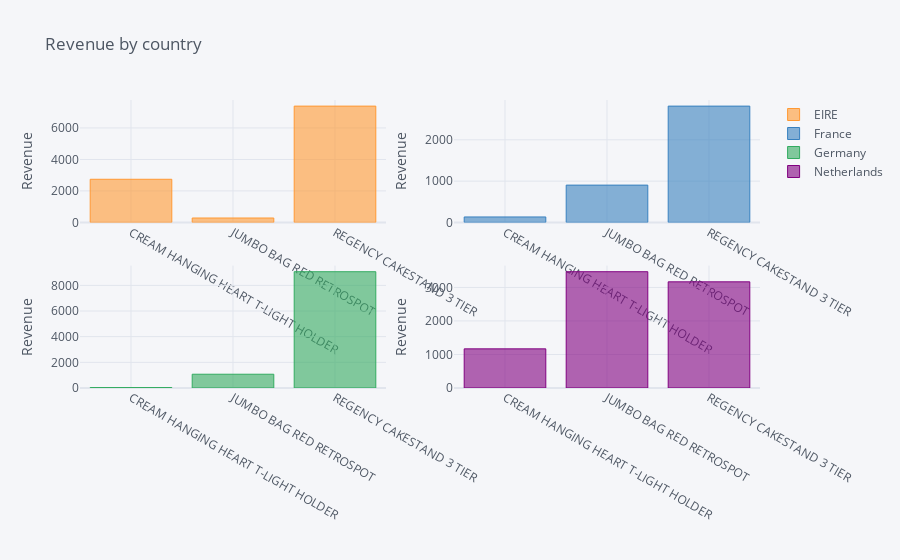

The notebook cell saved with this chart:
### Code cell
#Hacemos el plot de barras. Queda fatal por la leyenda

df5_pivot.iplot(kind='bar', 
                subplots=True, 
                yTitle='Revenue', 
                title='Revenue by country')

### Figure 1 — Plotly figure (JSON) as saved in the notebook; plotly's stock layout.template omitted (floating-point values rounded to 4 significant figures)
{"data": [{"marker": {"color": "rgba(255, 153, 51, 0.6)", "line": {"color": "rgba(255, 153, 51, 1.0)", "width": 1}}, "name": "EIRE", "orientation": "v", "text": "", "type": "bar", "x": ["CREAM HANGING HEART T-LIGHT HOLDER", "JUMBO BAG RED RETROSPOT", "REGENCY CAKESTAND 3 TIER"], "xaxis": "x", "y": [2741.0, 278.7, 7389.0], "yaxis": "y"}, {"marker": {"color": "rgba(55, 128, 191, 0.6)", "line": {"color": "rgba(55, 128, 191, 1.0)", "width": 1}}, "name": "France", "orientation": "v", "text": "", "type": "bar", "x": ["CREAM HANGING HEART T-LIGHT HOLDER", "JUMBO BAG RED RETROSPOT", "REGENCY CAKESTAND 3 TIER"], "xaxis": "x2", "y": [131.8, 903.4, 2817.0], "yaxis": "y2"}, {"marker": {"color": "rgba(50, 171, 96, 0.6)", "line": {"color": "rgba(50, 171, 96, 1.0)", "width": 1}}, "name": "Germany", "orientation": "v", "text": "", "type": "bar", "x": ["CREAM HANGING HEART T-LIGHT HOLDER", "JUMBO BAG RED RETROSPOT", "REGENCY CAKESTAND 3 TIER"], "xaxis": "x3", "y": [35.4, 1073.0, 9062.0], "yaxis": "y3"}, {"marker": {"color": "rgba(128, 0, 128, 0.6)", "line": {"color": "rgba(128, 0, 128, 1.0)", "width": 1}}, "name": "Netherlands", "orientation": "v", "text": "", "type": "bar", "x": ["CREAM HANGING HEART T-LIGHT HOLDER", "JUMBO BAG RED RETROSPOT", "REGENCY CAKESTAND 3 TIER"], "xaxis": "x4", "y": [1167, 3468, 3166.0], "yaxis": "y4"}], "layout": {"legend": {"bgcolor": "#F5F6F9", "font": {"color": "#4D5663"}}, "paper_bgcolor": "#F5F6F9", "plot_bgcolor": "#F5F6F9", "title": {"font": {"color": "#4D5663"}, "text": "Revenue by country"}, "xaxis": {"anchor": "y", "domain": [0, 0.45], "gridcolor": "#E1E5ED", "showgrid": true, "tickfont": {"color": "#4D5663"}, "title": {"font": {"color": "#4D5663"}, "text": ""}, "zerolinecolor": "#E1E5ED"}, "xaxis2": {"anchor": "y2", "domain": [0.55, 1], "gridcolor": "#E1E5ED", "showgrid": true, "tickfont": {"color": "#4D5663"}, "title": {"font": {"color": "#4D5663"}, "text": ""}, "zerolinecolor": "#E1E5ED"}, "xaxis3": {"anchor": "y3", "domain": [0, 0.45], "gridcolor": "#E1E5ED", "showgrid": true, "tickfont": {"color": "#4D5663"}, "title": {"font": {"color": "#4D5663"}, "text": ""}, "zerolinecolor": "#E1E5ED"}, "xaxis4": {"anchor": "y4", "domain": [0.55, 1], "gridcolor": "#E1E5ED", "showgrid": true, "tickfont": {"color": "#4D5663"}, "title": {"font": {"color": "#4D5663"}, "text": ""}, "zerolinecolor": "#E1E5ED"}, "yaxis": {"anchor": "x", "domain": [0.575, 1], "gridcolor": "#E1E5ED", "showgrid": true, "tickfont": {"color": "#4D5663"}, "title": {"font": {"color": "#4D5663"}, "text": "Revenue"}, "zerolinecolor": "#E1E5ED"}, "yaxis2": {"anchor": "x2", "domain": [0.575, 1], "gridcolor": "#E1E5ED", "showgrid": true, "tickfont": {"color": "#4D5663"}, "title": {"font": {"color": "#4D5663"}, "text": "Revenue"}, "zerolinecolor": "#E1E5ED"}, "yaxis3": {"anchor": "x3", "domain": [0, 0.425], "gridcolor": "#E1E5ED", "showgrid": true, "tickfont": {"color": "#4D5663"}, "title": {"font": {"color": "#4D5663"}, "text": "Revenue"}, "zerolinecolor": "#E1E5ED"}, "yaxis4": {"anchor": "x4", "domain": [0, 0.425], "gridcolor": "#E1E5ED", "showgrid": true, "tickfont": {"color": "#4D5663"}, "title": {"font": {"color": "#4D5663"}, "text": "Revenue"}, "zerolinecolor": "#E1E5ED"}}}
